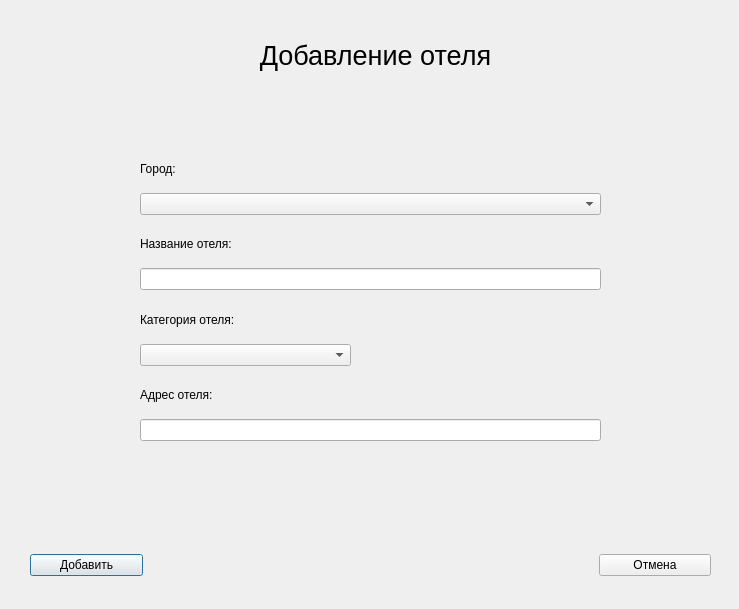
<?xml version="1.0" encoding="UTF-8"?>
<ui version="4.0">
 <class>AddHotelWindow</class>
 <widget class="QDialog" name="AddHotelWindow">
  <property name="geometry">
   <rect>
    <x>0</x>
    <y>0</y>
    <width>739</width>
    <height>609</height>
   </rect>
  </property>
  <property name="minimumSize">
   <size>
    <width>739</width>
    <height>609</height>
   </size>
  </property>
  <property name="maximumSize">
   <size>
    <width>739</width>
    <height>16777215</height>
   </size>
  </property>
  <property name="windowTitle">
   <string>Dialog</string>
  </property>
  <widget class="QWidget" name="layoutWidget">
   <property name="geometry">
    <rect>
     <x>140</x>
     <y>150</y>
     <width>461</width>
     <height>291</height>
    </rect>
   </property>
   <layout class="QVBoxLayout" name="verticalLayout_5">
    <item>
     <layout class="QVBoxLayout" name="verticalLayout">
      <item>
       <widget class="QLabel" name="label_9">
        <property name="text">
         <string>Город:</string>
        </property>
       </widget>
      </item>
      <item>
       <widget class="QComboBox" name="cityList"/>
      </item>
     </layout>
    </item>
    <item>
     <spacer name="verticalSpacer">
      <property name="orientation">
       <enum>Qt::Vertical</enum>
      </property>
      <property name="sizeType">
       <enum>QSizePolicy::Fixed</enum>
      </property>
      <property name="sizeHint" stdset="0">
       <size>
        <width>20</width>
        <height>5</height>
       </size>
      </property>
     </spacer>
    </item>
    <item>
     <layout class="QVBoxLayout" name="verticalLayout_2">
      <item>
       <widget class="QLabel" name="label_5">
        <property name="text">
         <string>Название отеля:</string>
        </property>
       </widget>
      </item>
      <item>
       <widget class="QLineEdit" name="titleEdit">
        <property name="text">
         <string/>
        </property>
       </widget>
      </item>
     </layout>
    </item>
    <item>
     <spacer name="verticalSpacer_2">
      <property name="orientation">
       <enum>Qt::Vertical</enum>
      </property>
      <property name="sizeType">
       <enum>QSizePolicy::Fixed</enum>
      </property>
      <property name="sizeHint" stdset="0">
       <size>
        <width>20</width>
        <height>5</height>
       </size>
      </property>
     </spacer>
    </item>
    <item>
     <layout class="QHBoxLayout" name="horizontalLayout">
      <item>
       <layout class="QVBoxLayout" name="verticalLayout_3">
        <item>
         <widget class="QLabel" name="label_7">
          <property name="text">
           <string>Категория отеля:</string>
          </property>
         </widget>
        </item>
        <item>
         <widget class="QComboBox" name="hotelCategory"/>
        </item>
       </layout>
      </item>
      <item>
       <spacer name="horizontalSpacer">
        <property name="orientation">
         <enum>Qt::Horizontal</enum>
        </property>
        <property name="sizeType">
         <enum>QSizePolicy::Fixed</enum>
        </property>
        <property name="sizeHint" stdset="0">
         <size>
          <width>250</width>
          <height>20</height>
         </size>
        </property>
       </spacer>
      </item>
     </layout>
    </item>
    <item>
     <spacer name="verticalSpacer_3">
      <property name="orientation">
       <enum>Qt::Vertical</enum>
      </property>
      <property name="sizeType">
       <enum>QSizePolicy::Fixed</enum>
      </property>
      <property name="sizeHint" stdset="0">
       <size>
        <width>20</width>
        <height>5</height>
       </size>
      </property>
     </spacer>
    </item>
    <item>
     <layout class="QVBoxLayout" name="verticalLayout_4">
      <item>
       <widget class="QLabel" name="label_8">
        <property name="text">
         <string>Адрес отеля:</string>
        </property>
       </widget>
      </item>
      <item>
       <widget class="QLineEdit" name="addressEdit"/>
      </item>
     </layout>
    </item>
   </layout>
  </widget>
  <widget class="QWidget" name="layoutWidget_2">
   <property name="geometry">
    <rect>
     <x>30</x>
     <y>550</y>
     <width>681</width>
     <height>31</height>
    </rect>
   </property>
   <layout class="QHBoxLayout" name="horizontalLayout_2">
    <item>
     <widget class="QPushButton" name="addButton">
      <property name="text">
       <string>Добавить</string>
      </property>
     </widget>
    </item>
    <item>
     <spacer name="horizontalSpacer_2">
      <property name="orientation">
       <enum>Qt::Horizontal</enum>
      </property>
      <property name="sizeType">
       <enum>QSizePolicy::Fixed</enum>
      </property>
      <property name="sizeHint" stdset="0">
       <size>
        <width>450</width>
        <height>20</height>
       </size>
      </property>
     </spacer>
    </item>
    <item>
     <widget class="QPushButton" name="cancelButton">
      <property name="text">
       <string>Отмена</string>
      </property>
     </widget>
    </item>
   </layout>
  </widget>
  <widget class="QLabel" name="label">
   <property name="geometry">
    <rect>
     <x>20</x>
     <y>10</y>
     <width>711</width>
     <height>91</height>
    </rect>
   </property>
   <property name="font">
    <font>
     <pointsize>20</pointsize>
    </font>
   </property>
   <property name="text">
    <string>Добавление отеля</string>
   </property>
   <property name="alignment">
    <set>Qt::AlignCenter</set>
   </property>
  </widget>
 </widget>
 <resources/>
 <connections/>
</ui>
